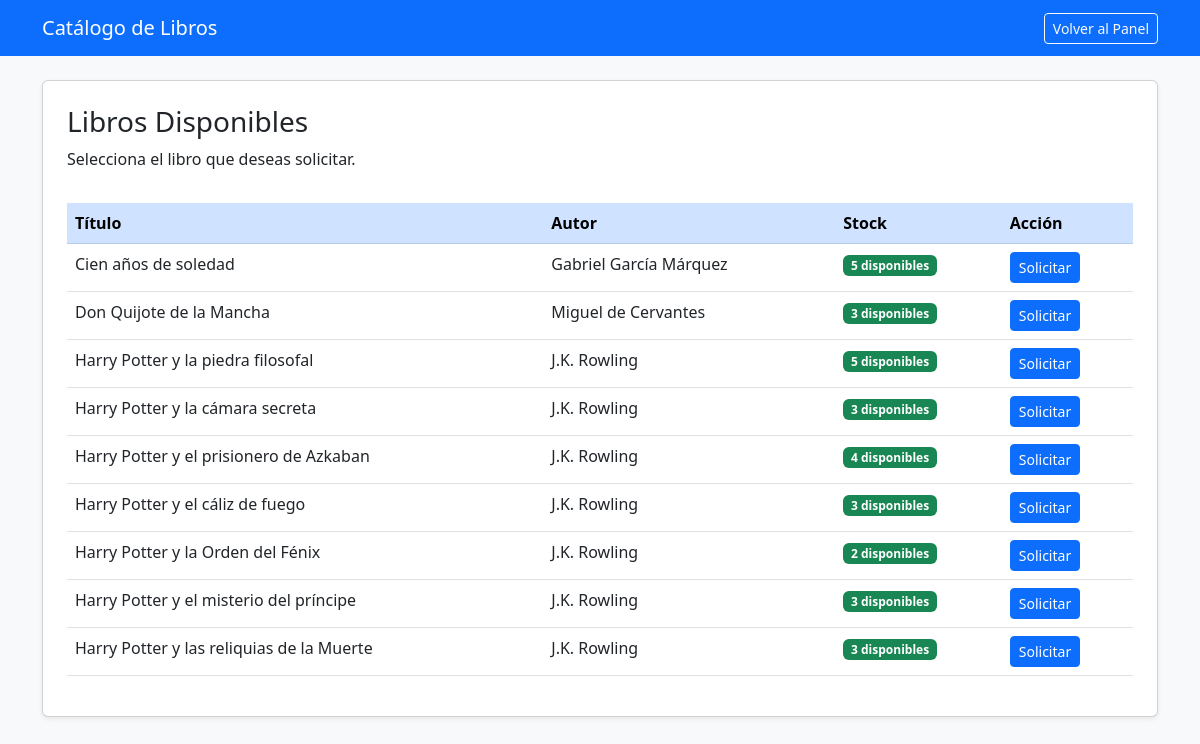
/catalogo.php (signed in), run on the app's committed database.
### tables this page shows
CREATE TABLE `books` (
  `id` int(11) NOT NULL,
  `title` varchar(50) NOT NULL,
  `author` varchar(50) NOT NULL,
  `year` int(11) DEFAULT NULL,
  `genre` varchar(50) DEFAULT NULL,
  `quantity` int(11) NOT NULL
);

### catalogo.php (the view, shortened to what this page needs)
<?php
require 'includes/db.php';
$libros = mysqli_query($conn, "SELECT * FROM books WHERE quantity > 0");
?>
<!DOCTYPE html>
<html lang="es">
<head>
    <link href="https://cdn.jsdelivr.net/npm/bootstrap@5.3.0/dist/css/bootstrap.min.css" rel="stylesheet">
</head>
<body class="bg-light">
    <nav class="navbar navbar-dark bg-primary mb-4">
        <div class="container">
            <span class="navbar-brand">Catálogo de Libros</span>
            <a href="dashboard_reader.php" class="btn btn-outline-light btn-sm">Volver al Panel</a>
        </div>
    </nav>
    <div class="container">
        <div class="card p-4 shadow-sm">
            <h3>Libros Disponibles</h3>
            <p>Selecciona el libro que deseas solicitar.</p>
            <table class="table table-hover mt-3">
                <thead class="table-primary">
                    <tr>
                        <th>Título</th>
                        <th>Autor</th>
                        <th>Stock</th>
                        <th>Acción</th>
                    </tr>
                </thead>
                <tbody>
                    <?php while($row = mysqli_fetch_assoc($libros)) { ?>
                    <tr>
                        <td><?php echo $row['title']; ?></td>
                        <td><?php echo $row['author']; ?></td>
                        <td><span class="badge bg-success"><?php echo $row['quantity']; ?> disponibles</span></td>
                        <td>
                            <a href="solicitar.php?id=<?php echo $row['id']; ?>" class="btn btn-primary btn-sm">Solicitar</a>
                        </td>
                    </tr>
                    <?php } ?>
                </tbody>
            </table>
        </div>
    </div>
</body>
</html>

### data on the page
books: title "Cien años de soledad", author "Gabriel García Márquez", quantity "5"
books: title "Don Quijote de la Mancha", author "Miguel de Cervantes", quantity "3"
books: title "Harry Potter y la piedra filosofal", author "J.K. Rowling", quantity "5"
books: title "Harry Potter y la cámara secreta", author "J.K. Rowling", quantity "3"
books: title "Harry Potter y el prisionero de Azkaban", author "J.K. Rowling", quantity "4"
books: title "Harry Potter y el cáliz de fuego", author "J.K. Rowling", quantity "3"
books: title "Harry Potter y la Orden del Fénix", author "J.K. Rowling", quantity "2"
books: title "Harry Potter y el misterio del príncipe", author "J.K. Rowling", quantity "3"
books: title "Harry Potter y las reliquias de la Muerte", author "J.K. Rowling", quantity "3"
